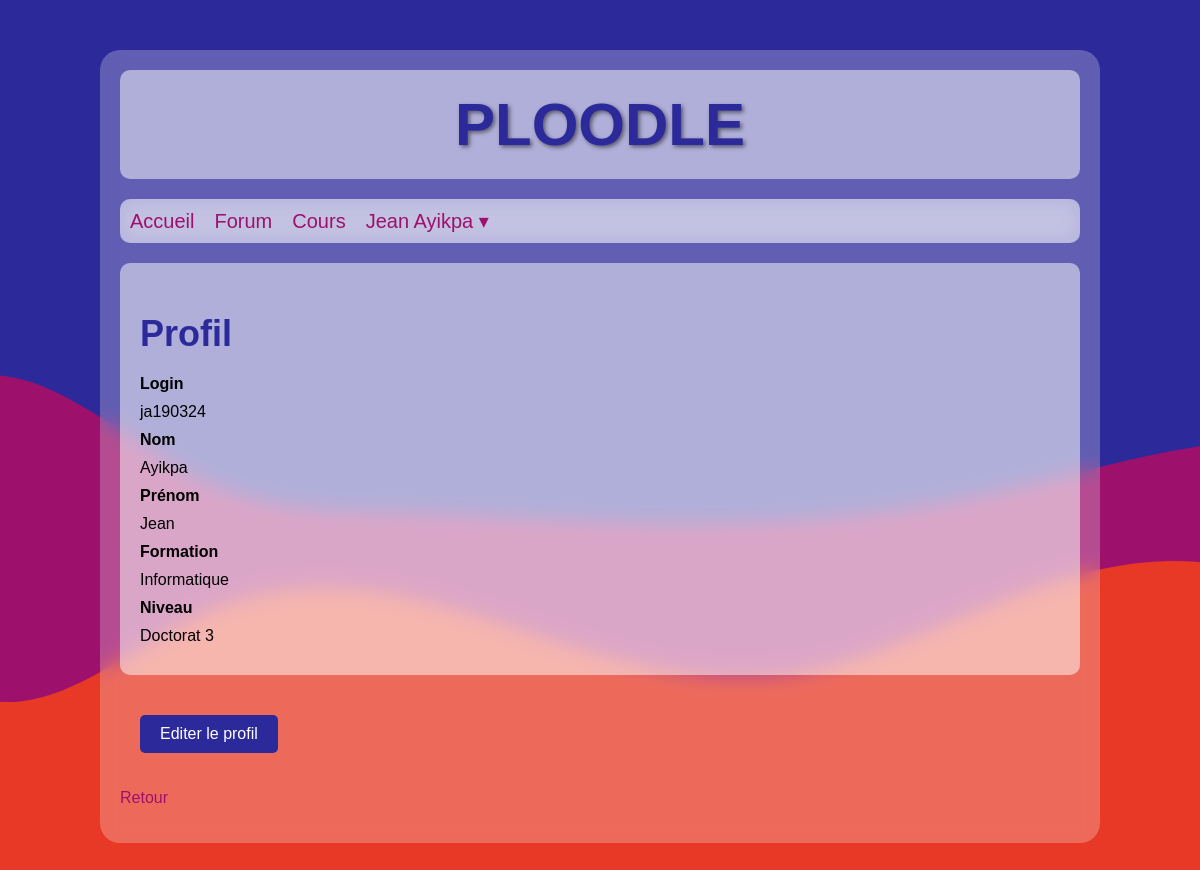
/?route=profil (signed in), run on the app's committed database.
### tables this page shows
CREATE TABLE `user` (
  `usID` int(11) NOT NULL,
  `usNom` text NOT NULL,
  `usPrenom` text NOT NULL,
  `usLogin` text NOT NULL,
  `usPass` text NOT NULL,
  `usAdmin` tinyint(1) NOT NULL,
  `usNiveau` int(11) NOT NULL,
  `usFormation` int(11) NOT NULL
);

CREATE TABLE `formation` (
  `foID` int(11) NOT NULL,
  `foIntitule` text NOT NULL
);

CREATE TABLE `niveau` (
  `niID` int(11) NOT NULL,
  `niIntitule` text NOT NULL,
  `niShort` text NOT NULL
);

### controllers/profilController.php (called while the page is built, shortened)
<?php
require_once 'models/profilModel.php';
function profilController(): void {
    $usID = $_SESSION['usID'];
    $user = getProfil($usID);
    include_once 'views/profil.php';
}

### models/profilModel.php (called while the page is built, shortened)
<?php
function getProfil($usID): array {
    $db = bdConnect();
    $query = "SELECT usLogin, usNom, usPrenom, usNiveau, niIntitule, usFormation, foIntitule FROM user, niveau, formation WHERE usID = :I AND usNiveau = niID AND usFormation = foID";
    $stmt = $db->prepare($query);
    $stmt->bindParam(':I', $usID);
    $stmt->execute();
    $user = $stmt->fetch(PDO::FETCH_ASSOC);
    return $user;
}

### views/profil.php (the view)
<?php
echo '<section>',
    '<h1>Profil</h1>';
if (isset($_GET['editProfil'])) {
        echo '<form method="POST">',
            '<ul id="profil">',
                '<li><strong>Login</strong></li>',
                '<li>' . $user['usLogin'] . '</li>',
                '<li><strong>Nom</strong></li>',
                '<li>' . $user['usNom'] . '</li>',
                '<li><strong>Prénom</strong></li>',
                '<li>' . $user['usPrenom'] . '</li>';
                echo '<li><label for="formation"><strong>Formation</strong></label></li>',
                '<li><select name="formation" id="formation">';
                foreach ($formations as $formation) {
                    $selected = ($formation['foID'] == $user['usFormation']) ? 'selected' : '';
                    echo '<option value="' . $formation['foID'] . '" ' . $selected . '>' . $formation['foIntitule'] . '</option>';
                }
                echo '</select></li>';
                echo '<li><label for="formation"><strong>Niveau</strong></label></li>',
                '<li><select name="niveau" id="niveau">';
                foreach ($niveaux as $niveau) {
                    $selected = ($niveau['niID'] == $user['usNiveau']) ? 'selected' : '';
                    echo '<option value="' . $niveau['niID'] . '" ' . $selected . '>' . $niveau['niIntitule'] . '</option>';
                }
                echo '</select></li>',
                '<input type="submit" name="btnProfil" value="Enregistrer"/>',
            '</ul>',
        '</form>',
    '</section>';
} else {
        echo '<ul id="profil">',
            '<li><strong>Login</strong></li>',
            '<li>' . $user['usLogin'] . '</li>',
            '<li><strong>Nom</strong></li>',
            '<li>' . $user['usNom'] . '</li>',
            '<li><strong>Prénom</strong></li>',
            '<li>' . $user['usPrenom'] . '</li>',
            '<li><strong>Formation</strong></li>',
            '<li>' . $user['foIntitule'] . '</li>',
            '<li><strong>Niveau</strong></li>',
            '<li>' . $user['niIntitule'] . '</li>',
        '</ul>',
    '</section>',
    '<a href="?route=profil&editProfil" class="button">Editer le profil</a>';
}

### styles/style2.css (style rules this page uses)
:root { --primary: rgb(44, 41, 154); --secondary: rgba(157, 17, 108, 1); --tertiary: rgba(231, 57, 37, 1); }
body { margin: 0; font-family: Arial, sans-serif; background: url('../img/wave.svg') no-repeat center center fixed; background-size: cover; }
section, .box { margin-bottom: 20px; padding: 20px; background: rgba(255, 255, 255, 0.5); border-radius: 10px; }
a, .clickable { color: var(--secondary); font-weight: 500; text-decoration: none; cursor: pointer; }
h1, h2, h3, h4 { font-weight: bold; color: var(--primary); }
h1 { font-size: 36px; margin-bottom: 20px; }
.add-forum-button, .button { display: inline-block; padding: 10px 20px; background-color: var(--primary); color: white; border-radius: 5px; margin: 20px; }
#profil { list-style-type: none; padding: 0; margin: 0; }
#profil li { margin-bottom: 10px; }
#profil li strong { margin-right: 5px; }

### data on the page
user: usLogin "ja190324", usNom "Ayikpa", usPrenom "Jean", usFormation.foIntitule "Informatique", usNiveau.niIntitule "Doctorat 3"

### other printed values
$_SESSION['usPrenom'] "Jean"
$_SESSION['usNom'] "Ayikpa"
